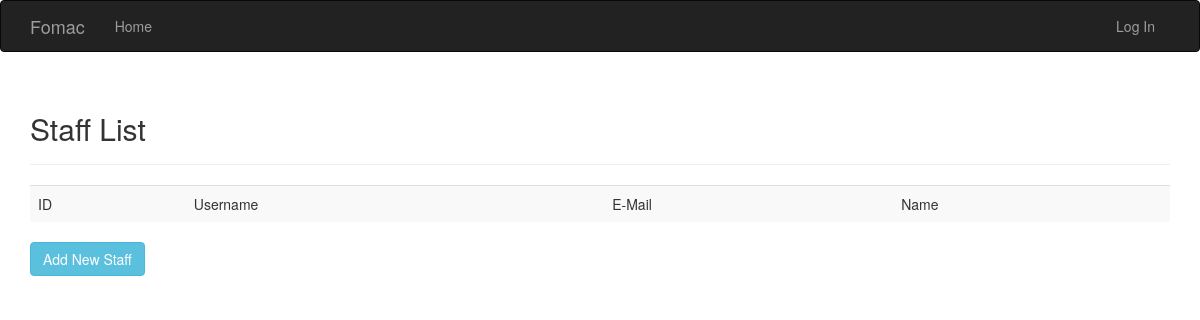
Before: /staff/ with the older database file.
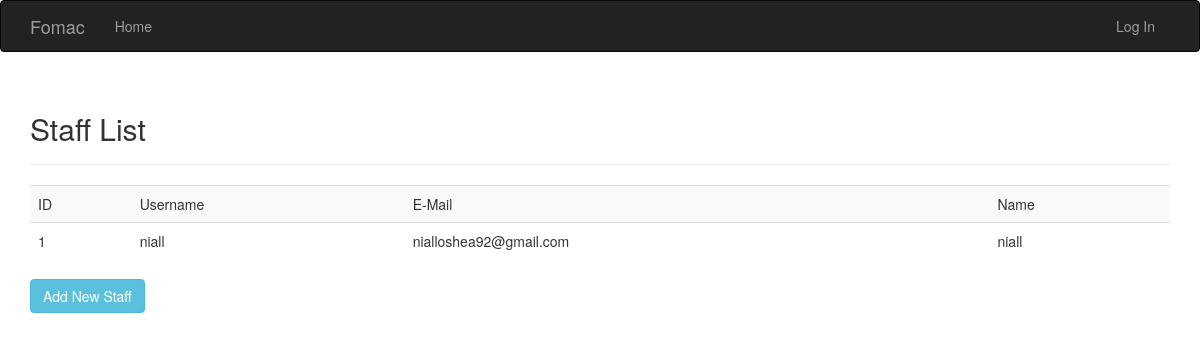
After: the same page with the newer database file.
### app/models.py (models this page shows, shortened)
class Staff(db.Model, UserMixin):
    __tablename__ = 'staff'
    id = db.Column(db.Integer, primary_key=True)
    username = db.Column(db.String(64), unique=True, index=True)
    password_hash = db.Column(db.String(128))
    email = db.Column(db.String(64), unique=True, index=True)
    name = db.Column(db.String(64))
    added = db.relationship('User', backref='added_by')
    @property
    def password(self):
        raise AttributeError('Password is not a readable attribute')

### app/auth/views.py (the view)
@auth.route('/')
def list_staff():
    staff = Staff.query.all()
    return render_template('auth/list-staff.html', staff=staff)

### app/templates/auth/list-staff.html
{% extends "base.html" %}
{% block page_content %}
<div class="page-header">
    <h2>Staff List</h2>
</div>
<table class="table table-striped">
<tr>
    <td>ID</td>
    <td>Username</td>
    <td>E-Mail</td>
    <td>Name</td>
</tr>
{% for person in staff %}
<tr>
    <td>{{ person.id }}</td>
    <td>{{ person.username }}</td>
    <td>{{ person.email }}</td>
    <td>{{ person.name }}</td>
</tr>
{% endfor %}
</table>
<a class="btn btn-info" href="{{ url_for('auth.new_staff') }}">Add New Staff</a>
{% endblock %}

### app/templates/base.html (shortened to what this page needs)
{% extends "bootstrap/base.html" %}
{% block head %}
{{ super() }}
{% endblock %}
{% block navbar %}
<div class="navbar navbar-inverse" role="navigation>">
    <div class="container">
        <div class="navbar-header">
            <a class="navbar-brand" href="/">Fomac</a>
        </div>
        <div class="navbar-collapse collapse">
            <ul class="nav navbar-nav">
                <li><a href="{{ url_for('main.index') }}">Home</a> </li>
            </ul>
            <ul class="nav navbar-nav navbar-right">
                {% if current_user.is_authenticated() %}
                <li class="dropdown">
                    <a href="#" class="dropdown-toggle" data-toggle="dropdown">
                        Account <b class="caret"></b>
                    </a>
                    <ul class="dropdown-menu">
                        <li><a href="{{ url_for('auth.staff', name=current_user.username) }}">Profile</a> </li>
                        <li><a href="{{ url_for('auth.edit_profile') }}">Edit Profile</a></li>
                        <li><a href="{{ url_for('auth.change_password') }}">Change Password</a></li>
                        <li role="separator" class="divider"></li>
                        <li><a href="{{ url_for('auth.logout') }}">Log Out</a></li>
                    </ul>
                </li>
                {% else %}
                <li><a href="{{ url_for('auth.login') }}">Log In</a></li>
                {% endif %}
            </ul>
        </div>
    </div>
</div>
{% endblock %}
{% block content %}
<div class="container">
    {% block page_content %}{% endblock %}
</div>
{% endblock %}

Changed rows visible on the page:
added Staff: id "1", username "niall", email "nialloshea92@gmail.com", name "niall"
